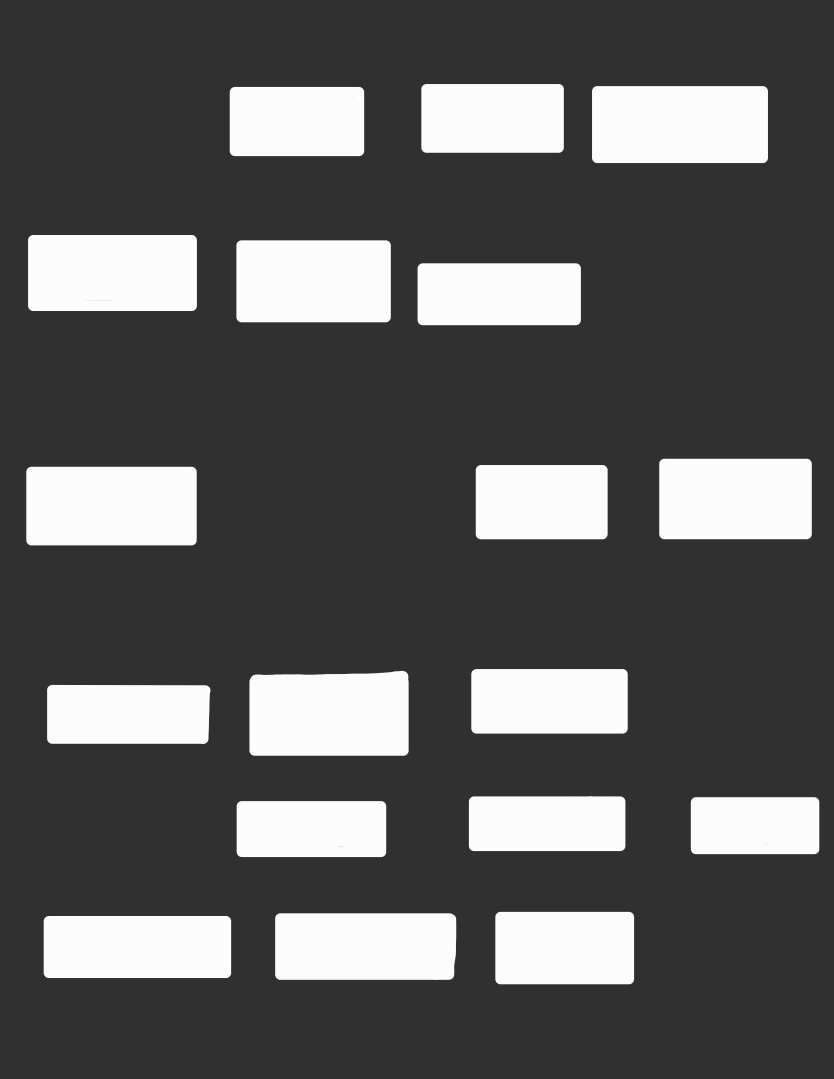
%> input picture Maps/Barriers.png, 1668 x 2157 px (shown at 1/2 size)
$ octave Barrier_OccupancyMap.m   (GNU Octave 9; MATLAB toolbox functions it lacks are replaced by stand-ins)
%> lines starting %> are read from the running program, lines starting %| are printed output that depends on the picture; in (x1, y1, x2, y2) boxes, pixels count from 0 and x2, y2 are one past the last pixel; in counts of white or black regions, pixels touching at a corner belong together; the program's own positions count from 1
clearvars
close all

img = imread('Barriers.png');
%> img is the input picture: size 2157x1668x3 uint8; min 39, max 255, mean 92

% Convert to grayscale if the image is RGB
if size(img, 3) == 3
    img = rgb2gray(img);
%> img: size 2157x1668 uint8
end

% Convert to binary and invert (black objects as occupied)
bwImg = imbinarize(img);
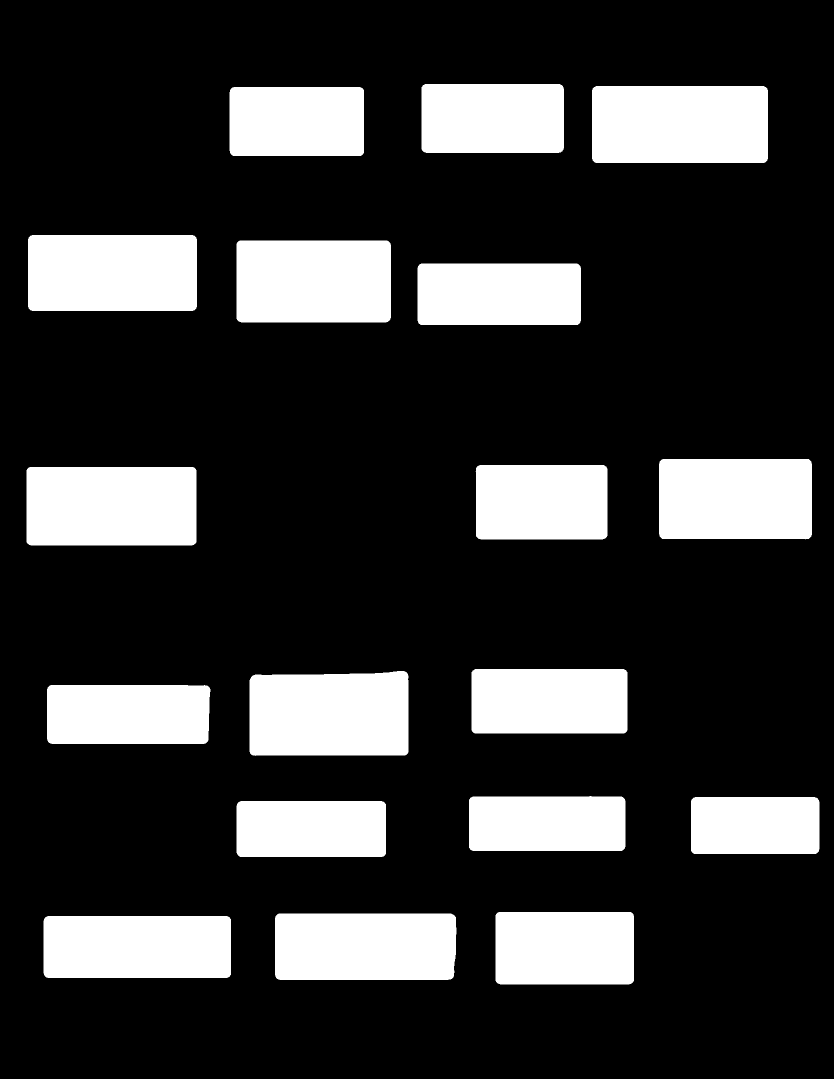
%> bwImg: size 2157x1668 logical (shown at 1/2 size); 21.5% white; 18 white regions, largest, box (x1, y1, x2, y2) and area: (1184, 172, 1536, 326) 54108, (53, 934, 393, 1091) 53302, (499, 1342, 817, 1512) 51881

% Resize to high resolution
highResMap = imresize(bwImg, [1000, 1000], 'nearest'); % High resolution (e.g., 100x100)
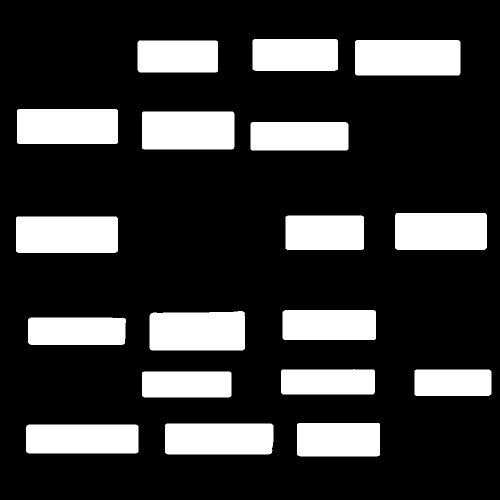
%> highResMap: size 1000x1000 logical (shown at 1/2 size); 21.5% white; 18 white regions, largest, box (x1, y1, x2, y2) and area: (710, 80, 921, 151) 14957, (32, 433, 236, 506) 14865, (299, 622, 490, 701) 14567

% Create the binary occupancy map with a physical size of 10x10
%> (the run ends here)

$ run again, with Maps/Apartment.png copied over Maps/Barriers.png
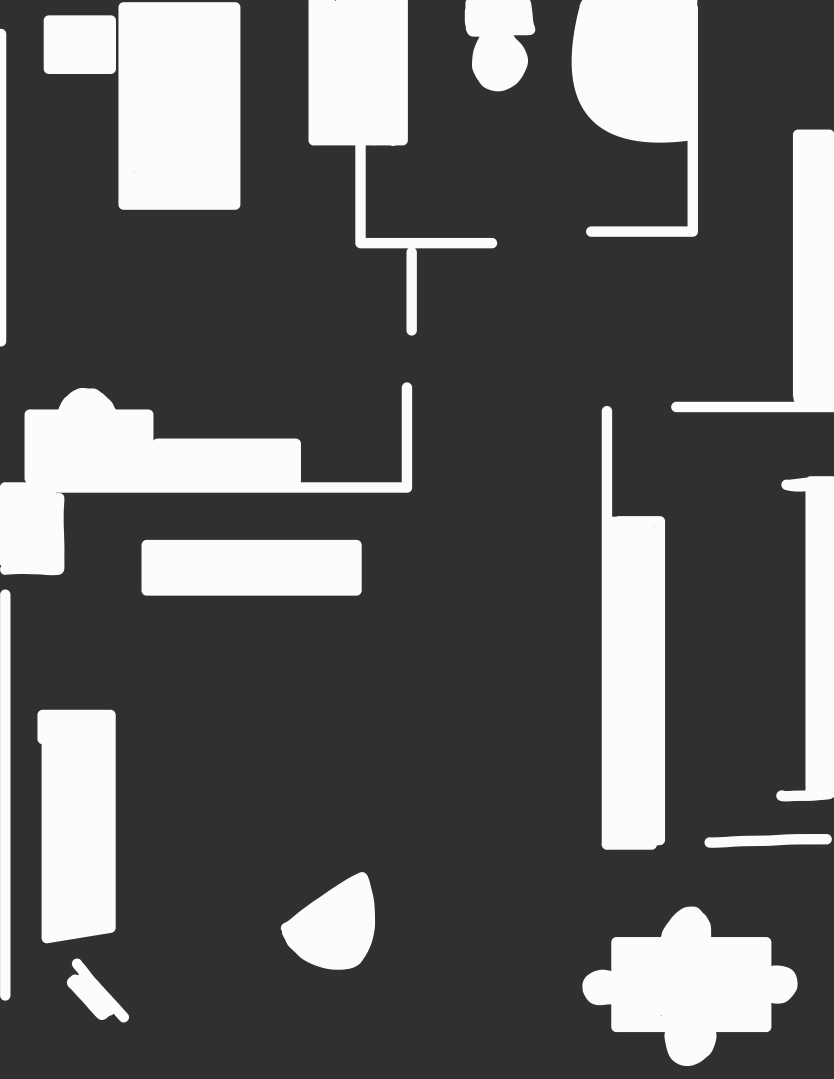
%> input picture Maps/Apartment.png, 1668 x 2157 px (shown at 1/2 size)
%> img is the input picture: size 2157x1668x3 uint8; min 39, max 255, mean 94.9
%> img: size 2157x1668 uint8
%> `bwImg = imbinarize(img);`:
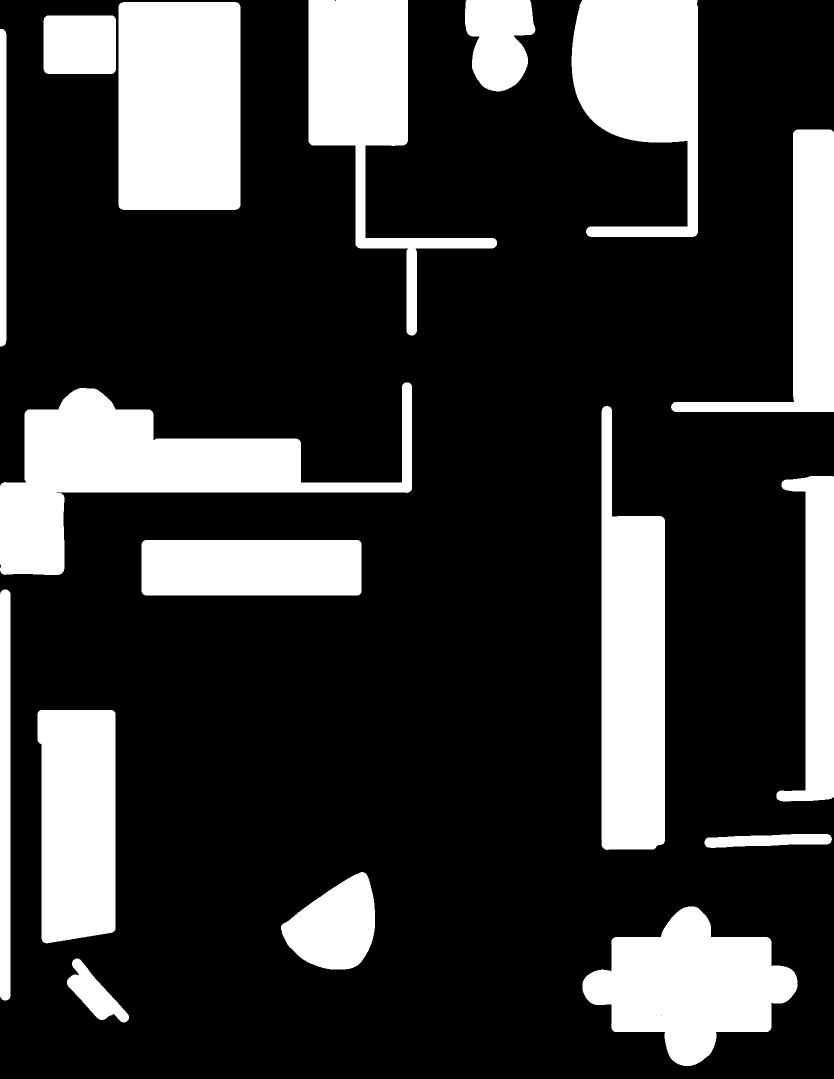
%> bwImg: size 2157x1668 logical (shown at 1/2 size); 23% white; 17 white regions, largest, box (x1, y1, x2, y2) and area: (0, 765, 824, 1150) 108464, (237, 4, 481, 420) 101394, (1203, 812, 1330, 1700) 89043
%> `highResMap = imresize(bwImg, [1000, 1000], 'nearest');`:
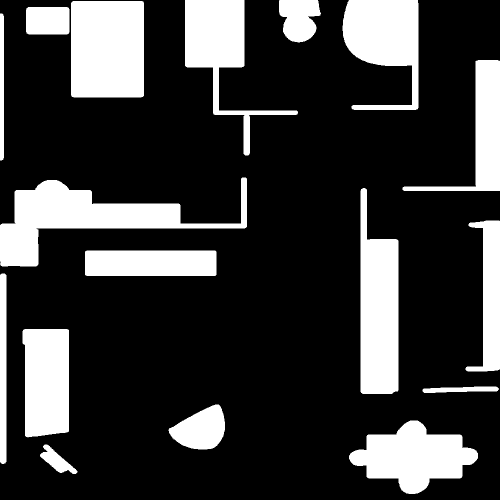
%> highResMap: size 1000x1000 logical (shown at 1/2 size); 23% white; 17 white regions, largest, box (x1, y1, x2, y2) and area: (0, 355, 494, 533) 30261, (142, 2, 288, 195) 28148, (721, 376, 797, 788) 24793

$ run again, with Maps/building.png copied over Maps/Barriers.png
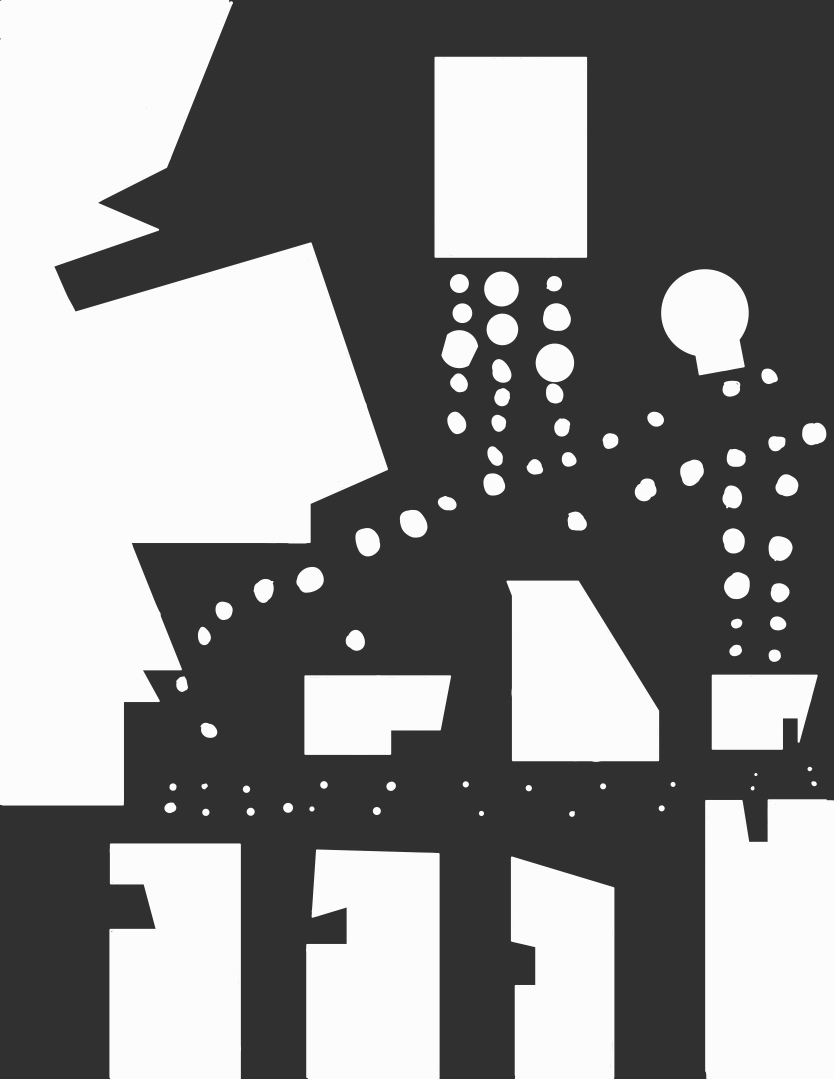
%> input picture Maps/building.png, 1668 x 2157 px (shown at 1/2 size)
%> img is the input picture: size 2157x1668x3 uint8; min 38, max 255, mean 134.9
%> img: size 2157x1668 uint8
%> `bwImg = imbinarize(img);`:
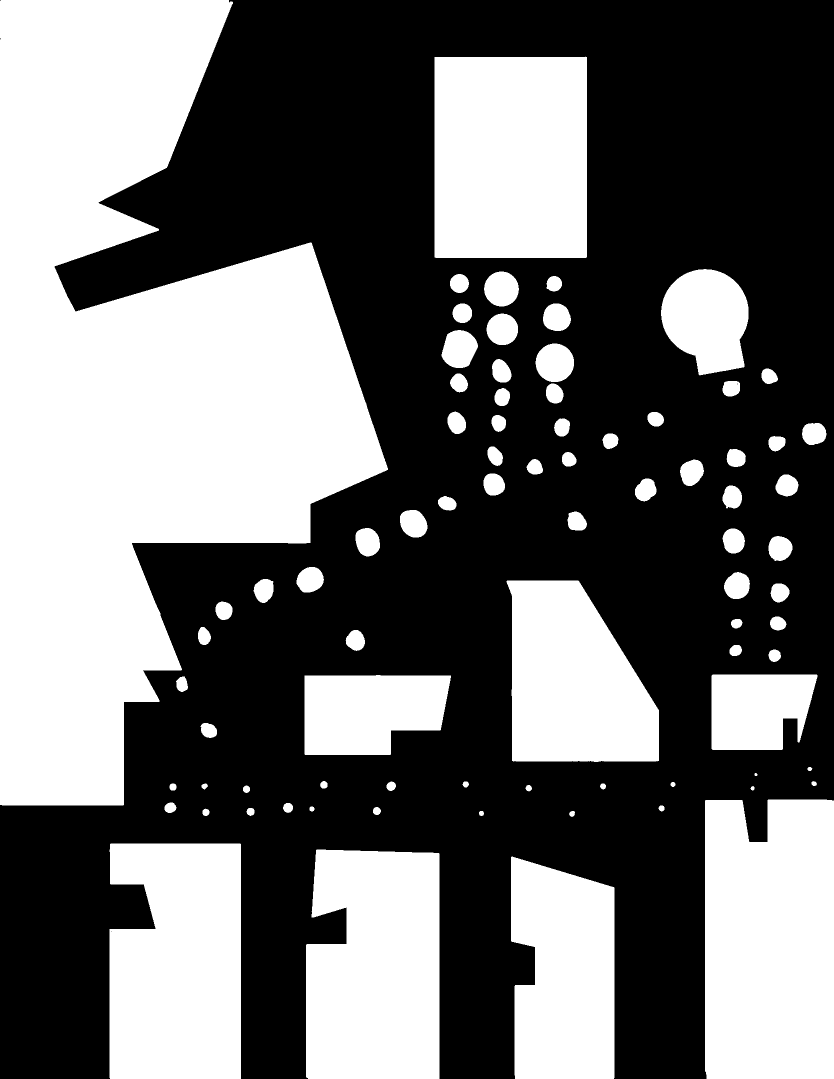
%> bwImg: size 2157x1668 logical (shown at 1/2 size); 42.6% white; 81 white regions, largest, box (x1, y1, x2, y2) and area: (0, 0, 776, 1611) 706168, (1410, 1599, 1668, 2157) 140154, (869, 113, 1174, 516) 122607
%> `highResMap = imresize(bwImg, [1000, 1000], 'nearest');`:
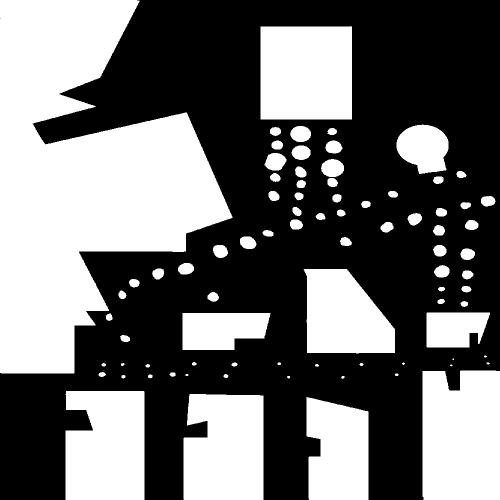
%> highResMap: size 1000x1000 logical (shown at 1/2 size); 42.6% white; 81 white regions (3 under 20 px), largest, box (x1, y1, x2, y2) and area: (0, 0, 465, 747) 196212, (845, 741, 1000, 1000) 39047, (521, 52, 704, 239) 34039
